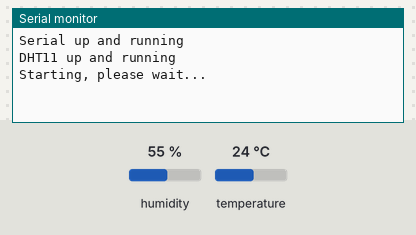
This sketch was run on a simulated ESP8266 (NodeMCU). On the bench: the last lines printed to the serial monitor. Inputs (shaded band) come from the test bench; at power-on: humidity 55 %, temperature 24 °C. WiFi joins after 1.5 s; servers stay silent unless stated; web services answer with replies made up by the test bench.

Above: at 6.2 s.
6.3 s: humidity set to 22 %
At 7.6 s:
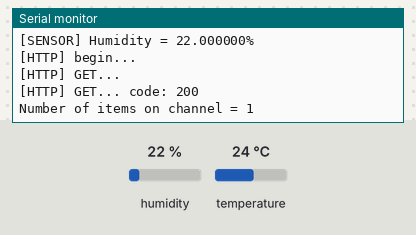
12.2 s: temperature set to 12 °C
At 17.14 s:
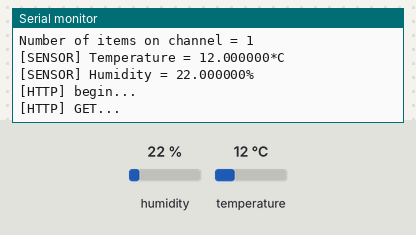
18.1 s: humidity set to 40 %
At 22.36 s:
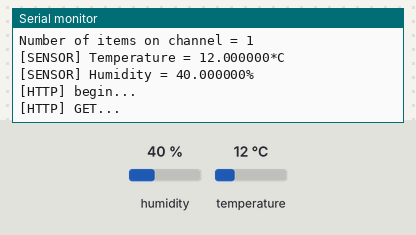

The sketch:

sending-dht11-data-to-thingspeak.ino
```cpp
#include <Arduino.h>
#include <ESP8266WiFi.h>
#include <ESP8266WiFiMulti.h>
#include <ESP8266HTTPClient.h>
#include <WiFiClient.h>
#include "DHT.h"

#define DELAY_IN_BETWEEN_MS 5000

#define DHT_PIN 2
#define DHT_TYPE DHT11

DHT dht(DHT_PIN, DHT_TYPE);
ESP8266WiFiMulti WiFiMulti;

void setup() {
  Serial.begin(115200);

  Serial.println("Serial up and running");
  WiFi.mode(WIFI_STA);
  WiFiMulti.addAP("<SSID>", "<PASSWORD>");

  dht.begin();
  Serial.println("DHT11 up and running");

  Serial.println("Starting, please wait...");
  delay(5000);
}

void loop() {
  // One new connection for each upload
  if ((WiFiMulti.run() == WL_CONNECTED)) {
    // Read temperature and return on failure
    float t = dht.readTemperature();
    if (isnan(t)) {
      Serial.println("Reading from DHT sensor failed");
      return;
    }
    float h = dht.readHumidity();

    // Display temperature and relative humidity
    Serial.printf("[SENSOR] Temperature = %f*C\n", t);
    Serial.printf("[SENSOR] Humidity = %f\%\n", h);

    WiFiClient client;
    HTTPClient http;
    Serial.print("[HTTP] begin...\n");
    if (http.begin(client, "http://api.thingspeak.com/update?api_key=<API_KEY>&field1="+String(t)+"&field2="+String(h))) {  // HTTP
      Serial.print("[HTTP] GET...\n");
      // start connection and send HTTP header
      int httpCode = http.GET();
      // httpCode will be negative on error
      if (httpCode > 0) {
        // HTTP header has been send and Server response header has been handled
        Serial.printf("[HTTP] GET... code: %d\n", httpCode);
        // file found at server
        if (httpCode == HTTP_CODE_OK || httpCode == HTTP_CODE_MOVED_PERMANENTLY) {
          String payload = http.getString();
          Serial.println("Number of items on channel = " + payload);
        }
      } else {
        Serial.printf("[HTTP] GET... failed, error: %s\n", http.errorToString(httpCode).c_str());
      }
      http.end();
    } else {
      Serial.printf("[HTTP] Unable to connect\n");
    }
  }
  delay(DELAY_IN_BETWEEN_MS);
}
```

Measured:
- after the input at 6.3 s, the serial monitor: prints a new line after 0.23 s (image 1)
- after the input at 12.2 s, the serial monitor: prints a new line after 4.8 s (image 2)
- after the input at 18.1 s, the serial monitor: prints a new line after 4.1 s (image 3)
